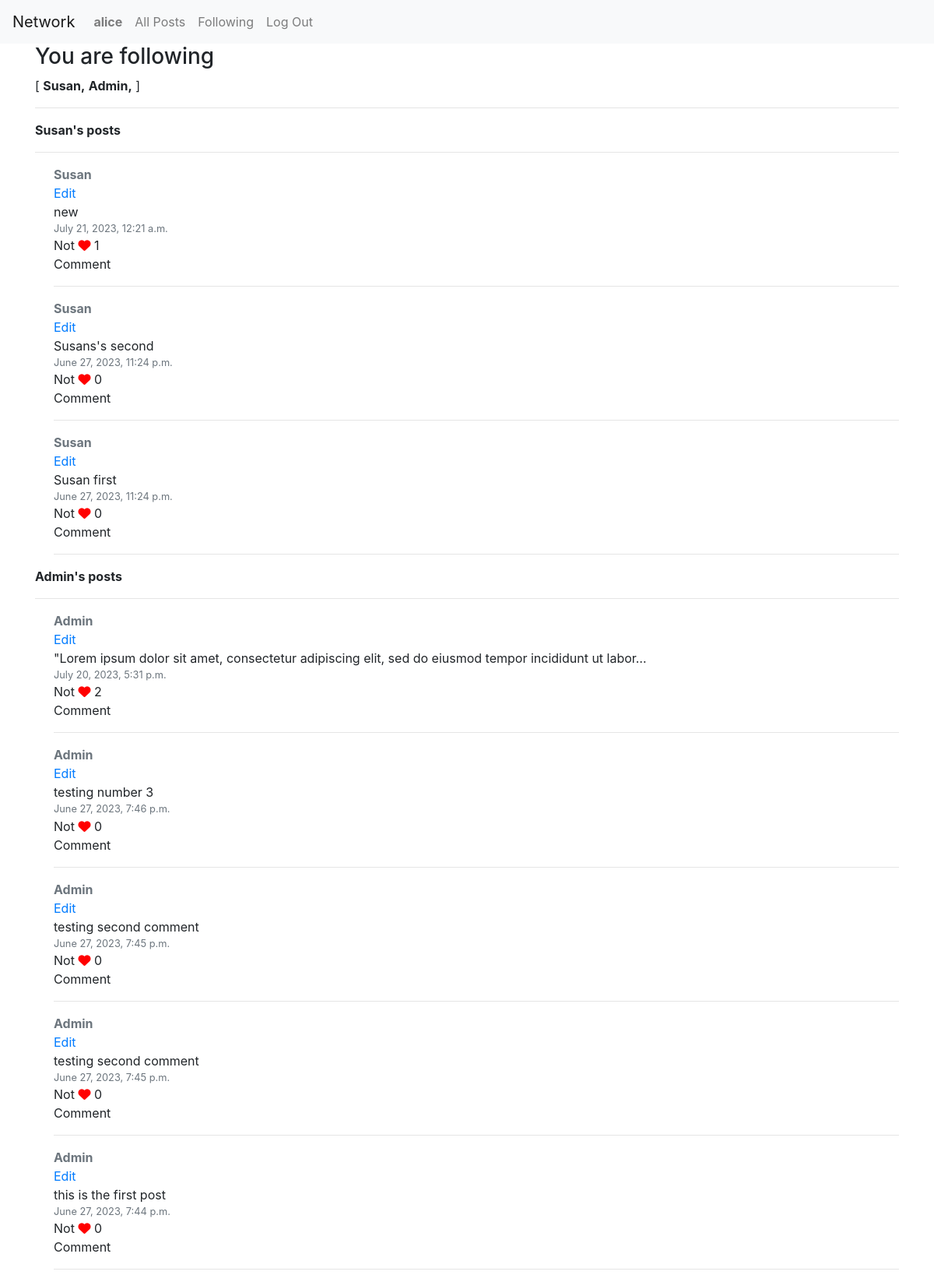
The page /following (signed in) on the database its author committed.
### network/models.py (models this page shows, shortened)
class User(AbstractUser):
    pass

class Profile(models.Model):
    user = models.OneToOneField(User, on_delete=models.CASCADE)
    follows = models.ManyToManyField('self', related_name="followed_by", symmetrical=False, blank=True)
    def create_profile(sender, instance, created, **kwargs):
        if created:
            user_profile = Profile(user=instance)
            user_profile.save()
    post_save.connect(create_profile, sender=User)

class Post(models.Model):
    content = models.TextField(verbose_name='')
    user = models.ForeignKey(User, on_delete=models.CASCADE)
    comment = models.ForeignKey(Comment, on_delete=models.CASCADE, blank=True, null=True)
    pub_date = models.DateTimeField(auto_now_add=True)
    likes = models.ManyToManyField(User, related_name="post_like", blank=True)
    class Meta:
        ordering = ["-pub_date"]

### network/views.py (the view)
# urls.py: path('following', views.following, name="following")
def following(request):
    if request.user.is_authenticated:
        following = request.user.profile.follows.all()
        profiles_followed = [_profile for _profile in following]
        return render(request, 'network/following.html', {'profiles_followed':profiles_followed })
    return HttpResponseRedirect(reverse('login'))

### network/templates/network/following.html
{% extends "network/layout.html" %}
{% block body %}
  <div class="container">
    {% if profiles_followed %}
    <p class="h3">You are following</p>
    [
    {% for profile in profiles_followed  %}
      <span class="font-weight-bold">{{ profile.user.username | capfirst }},</span>
    {% endfor %}
    ]
    <hr>
    {% endif %}
    {% for profile in profiles_followed  %}
      <p class="font-weight-bold">{{ profile.user.username | capfirst }}'s posts</p>
      <hr>
      <div class="ml-4">
        {% for post in profile.user.post_set.all  %}
          <a href="{% url 'profile' post.user.profile.id %}" class="my-1 font-weight-bold text-secondary">{{post.user | capfirst }}</a>
          <a class="d-block" href="#">Edit</a>
          <p class="my-0">{{ post.content|truncatechars:100 }} {% if post.content.count > 100 %}...{% endif %}</p>
          <p class="my-0 text-muted small">{{post.pub_date}}</p>
          {% if request.user in post.likes.all %}<h1>in</h1>{% else %}Not {% endif %}<i class="fa-solid fa-heart" style="color: #ff0000;"></i>
          <span>{{ post.likes.count }}</span>
          <p class="my-0">Comment</p>
          <hr>
        {% endfor %}
      </div>
    {% empty %}
      <p class="h3">You are not following any profile</p>
    {% endfor %}
  </div>
  {% endblock %}

### network/templates/network/layout.html (shortened to what this page needs)
{% load static %}
<!DOCTYPE html>
<html lang="en">
    <head>
        <link rel="stylesheet" href="https://stackpath.bootstrapcdn.com/bootstrap/4.4.1/css/bootstrap.min.css">
        <link href="{% static 'network/styles.css' %}" rel="stylesheet">
    </head>
    <body>
        <nav class="navbar navbar-expand-lg navbar-light bg-light">
            <a class="navbar-brand" href="#">Network</a>
            <div>
              <ul class="navbar-nav mr-auto">
                {% if user.is_authenticated %}
                    <li class="nav-item">
                        <a class="nav-link" href="#"><strong>{{ user.username }}</strong></a>
                    </li>
                {% endif %}
                <li class="nav-item">
                  <a class="nav-link" href="{% url 'index' %}">All Posts</a>
                </li>
                {% if user.is_authenticated %}
                    <li class="nav-item">
                        <a class="nav-link" href="{% url 'following' %}">Following</a>
                    </li>
                    <li class="nav-item">
                        <a class="nav-link" href="{% url 'logout' %}">Log Out</a>
                    </li>
                {% endif %}
              </ul>
            </div>
          </nav>
        <div class="body">
            {% block body %}
            {% endblock %}
        </div>
    </body>
</html>

### rows shown on the page
User: username "alice"
Profile: user.username "Susan"
Profile: user.username "Admin"
Post: user "Susan", content "new", pub_date "July 21, 2023, 12:21 a.m.", shows "Not", likes.count "1"
Post: user "Susan", content "Susans's second", pub_date "June 27, 2023, 11:24 p.m.", shows "Not", likes.count "0"
Post: user "Susan", content "Susan first", pub_date "June 27, 2023, 11:24 p.m.", shows "Not", likes.count "0"
Post: user "Admin", content "\"Lorem ipsum dolor sit amet, consectetur adipiscing elit, sed do eiusmod tempor incididunt ut labor…", pub_date "July 20, 2023, 5:31 p.m.", shows "Not", likes.count "2"
Post: user "Admin", content "testing number 3", pub_date "June 27, 2023, 7:46 p.m.", shows "Not", likes.count "0"
Post: user "Admin", content "testing second comment", pub_date "June 27, 2023, 7:45 p.m.", shows "Not", likes.count "0"
Post: user "Admin", content "testing second comment", pub_date "June 27, 2023, 7:45 p.m.", shows "Not", likes.count "0"
Post: user "Admin", content "this is the first post", pub_date "June 27, 2023, 7:44 p.m.", shows "Not", likes.count "0"
